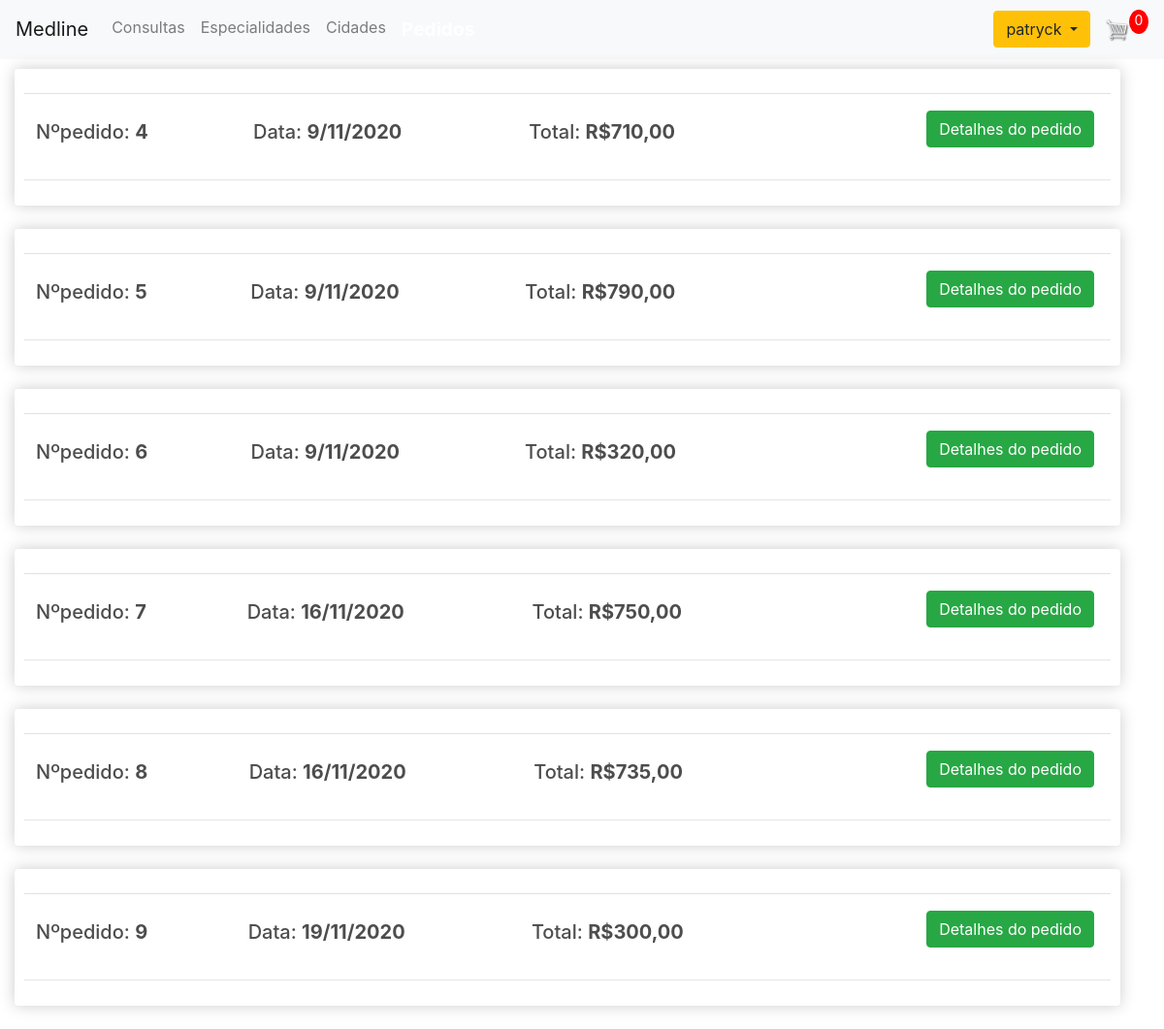
The app's page /pedidos/ (signed in) with its own data.
### consulta/models_login.py (models this page shows, shortened)
class User(AbstractBaseUser, PermissionsMixin):
    username = models.CharField(_('Usuário'), max_length=15, unique=True,
                                null=False, blank=False)
    password = models.CharField(_('Senha'), max_length=128)
    first_name = models.CharField(_('Nome'), max_length=30,
                                  null=False, blank=False)
    last_name = models.CharField(_('Sobrenome'), max_length=30,
                                 null=False, blank=False)
    email = models.EmailField(_('E-mail'), max_length=255, unique=True,
                              validators=[
                                          validators.RegexValidator(re.compile(
                                              '^[\w.@+-]+$'),
                                              _('Enter a valid e-mail'),
                                              _('invalid'))],
                              null=False, blank=False)
    is_active = models.BooleanField(_('active'), default=True)
    is_staff = models.BooleanField(_('staff'), default=False)
    is_admin = models.BooleanField(_('admin'), default=False)
    is_superuser = models.BooleanField(_('superuser'), default=False)
    date_joined = models.DateTimeField(_('date joined'), default=timezone.now)
    objects = UserManager()
    USERNAME_FIELD = 'username'
    REQUIRED_FIELDS = ['first_name', 'last_name', 'email']
    class Meta:
        verbose_name = _('user')
        verbose_name_plural = _('users')

### consulta/models.py (models this page shows, shortened)
class Contato_paciente(models.Model):
    id_paciente = models.ForeignKey(Pacientes, on_delete=models.SET_NULL, blank=True, null=True)
    id_compra = models.ForeignKey(Compras, on_delete=models.SET_NULL, blank=True, null=True)
    nome_completo = models.CharField(max_length=200, null=True)
    email = models.EmailField(max_length=200, null=True)
    cep = models.CharField(max_length=200, null=True)
    rua = models.CharField(max_length=200, null=True)
    bairro = models.CharField(max_length=200, null=True)
    cidade = models.CharField(max_length=200, null=True)
    estado = models.CharField(max_length=200, null=True)
    items_pedido = models.CharField(max_length=200, null=True)
    total = models.CharField(max_length=200, null=True)
    data_compra = models.DateTimeField(auto_now_add=True)

class Compras(models.Model):
    id_paciente = models.ForeignKey(Pacientes, on_delete=models.SET_NULL, null=True)
    data_emissao = models.DateTimeField(auto_now_add=True)
    complete = models.BooleanField(default=False, null=True, blank=True)
    transaction_id = models.CharField(max_length=200, null=True)
    def __str__(self):
        return str(self.id)
    @property
    def get_cart_items(self):
        comprasitems = self.compras_consulta_set.all()
        total = sum([item.quantity for item in comprasitems])
        return total
    class Meta:
        verbose_name = 'Compra'
        verbose_name_plural = 'Compras'

### consulta/views.py (the view)
# urls.py: path('pedidos/', v.pedidos, name="pedidos"),
def pedidos(request):
    if request.user.is_authenticated:
        paciente = request.user.pacientes
        compras, created = Compras.objects.get_or_create(id_paciente=paciente, complete=False)
        items = compras.compras_consulta_set.all()
        cartItems = compras.get_cart_items
    paciente = request.user.pacientes
    contato_paciente = Contato_paciente.objects.all().filter(id_paciente=paciente)
    context = {'cartItems':cartItems,'contato_paciente':contato_paciente}
    return render(request, 'pedidos.html', context)

### consulta/templates/pedidos.html (shortened to what this page needs)
{% extends "base.html" %}
{% load static %}
{% block main %}
{% block links %}
<link rel="stylesheet" type="text/css" href="{% static 'css/pedidos.css' %}">
{% endblock %}
<div class="row col-md-12">
    <div class="col-lg-12">
        {% for dado in contato_paciente %}
        <div class="box-element">
            <table class="table centro">
                <tr>
                    <th><h5 class="centro">Nºpedido: <strong>{{dado.id_compra}}</strong></h5></th>
                    <th><h5 class="centro">Data: <strong>{{dado.data_compra.day}}/{{dado.data_compra.month}}/{{dado.data_compra.year}}</strong></h5></th>
                    <th><h5 class="centro">Total: <strong>R${{dado.total}}</strong></h5></th>
                    <th>
                        <a class="btn btn-success link" href="detalhes_pedido/{{dado.id_compra}}">Detalhes do pedido</a>
                    </th>
                </tr>
            </table>
            <hr>
        </div>
        <br>
        {% endfor %}
    </div>
</div>
{% endblock main %}

### consulta/templates/base.html (shortened to what this page needs)
{% load static %}
<!DOCTYPE html>
<html lang="pt-br">
<head>
    <link rel="stylesheet" type="text/css" href="{% static 'css/base.css' %}">
    <link rel="stylesheet" href="https://stackpath.bootstrapcdn.com/bootstrap/4.5.2/css/bootstrap.min.css"
>
    {% block links %} {% endblock %}
</head>
<body>
    <header>
        <nav class="navbar navbar-expand-lg navbar-light bg-light">
            {% if request.user.pacientes.role == 'medico' %}
            <a class="navbar-brand" href="#">
                <img src="{% static 'imagens/doctor_perfil.png' %}" width="30" height="30"
                    class="d-inline-block align-top" alt="doctor" loading="lazy">
                Medline Médicos
            </a>
            {% else %}
            <a class="navbar-brand" href="{% url 'home' %}">Medline</a>
            {% endif %}
            <div class="collapse navbar-collapse" id="navbarSupportedContent">
                <ul class="navbar-nav mr-auto">
                    {% if request.user.pacientes.role == 'paciente' %}
                    <li class="nav-item">
                        <a class="nav-link consultas-paciente" href="{% url 'consultas' %}">Consultas</a>
                    </li>
                    <li class="nav-item">
                        <a class="nav-link especialidade" href="{% url 'especialidades' %}">Especialidades </a>
                    </li>
                    <li class="nav-item">
                        <a class="nav-link cidade" href="{% url 'cidades' %}">Cidades </a>
                    </li>
                    <li class="nav-item">
                        <a class="nav-link pedidos" href="{% url 'pedidos' %}">Pedidos </a>
                    </li>
                    {% endif %}
                </ul>
                <div class="form-inline my-2 my-lg-0">
                    {% if user.is_authenticated %}
                    <div class="btn-group">
                        <button type="button" class="btn btn-warning dropdown-toggle" data-toggle="dropdown"
                            aria-haspopup="true" aria-expanded="false">
                            {{request.user}}
                        </button>
                    </div>
                    {% else %}
                    <a href="{% url 'login_request' %}" class="btn btn-warning" id="logout">Entrar</a>
                    {% endif %}
                    {% if request.user.pacientes.role == 'paciente' %}
                    <a href="{% url 'carrinho' %}">
                        <img id="cart-icon" src="{% static 'imagens/cart.png' %}">
                    </a>
                    <p id="cart-total">{{ cartItems }}</p>
                    {% endif %}
                </div>
            </div>
        </nav>
    </header>
    {% block main %}
    {% endblock main %}
</body>
</html>

### static/css/base.css (style rules this page uses)
body { background-color: hsl(0, 0%, 98%); }
h1,h2,h3,h4,h5,h6 { color:hsl(0, 0%, 30%); }
.box-element { box-shadow:hsl(0, 0%, 80%) 0 0 16px; background-color: #fff; border-radius: 4px; padding: 10px; }
#cart-icon { width:25px; display: inline-block; margin-left: 15px; }
#cart-total { display: block; text-align: center; color:#fff; background-color: red; width: 20px; height: 25px; border-radius: 50%; font-size: 14px; }
.col-lg-4, .col-lg-6, .col-lg-8, .col-lg-12 { margin-top: 10px; }
.btn { border-radius: 0; }

### static/css/pedidos.css (style rules this page uses)
.pedidos { font-size: 1.20rem; color: #fff !important; font-weight: 700; }
.col-lg-4, .col-lg-6, .col-lg-8, .col-lg-12 { margin-top: 10px; }
.box-element { box-shadow:hsl(0, 0%, 80%) 0 0 16px; background-color: #fff; border-radius: 4px; padding: 10px; }
.centro { margin-top: 15px; }
.link { float:right; margin: 5px; }

### records on screen
User: user "patryck"
Contato_paciente: id_compra "4", data_compra.day "9", data_compra.month "11", data_compra.year "2020", total "710,00"
Contato_paciente: id_compra "5", data_compra.day "9", data_compra.month "11", data_compra.year "2020", total "790,00"
Contato_paciente: id_compra "6", data_compra.day "9", data_compra.month "11", data_compra.year "2020", total "320,00"
Contato_paciente: id_compra "7", data_compra.day "16", data_compra.month "11", data_compra.year "2020", total "750,00"
Contato_paciente: id_compra "8", data_compra.day "16", data_compra.month "11", data_compra.year "2020", total "735,00"
Contato_paciente: id_compra "9", data_compra.day "19", data_compra.month "11", data_compra.year "2020", total "300,00"

### other values on screen
{{ cartItems }} "0"
